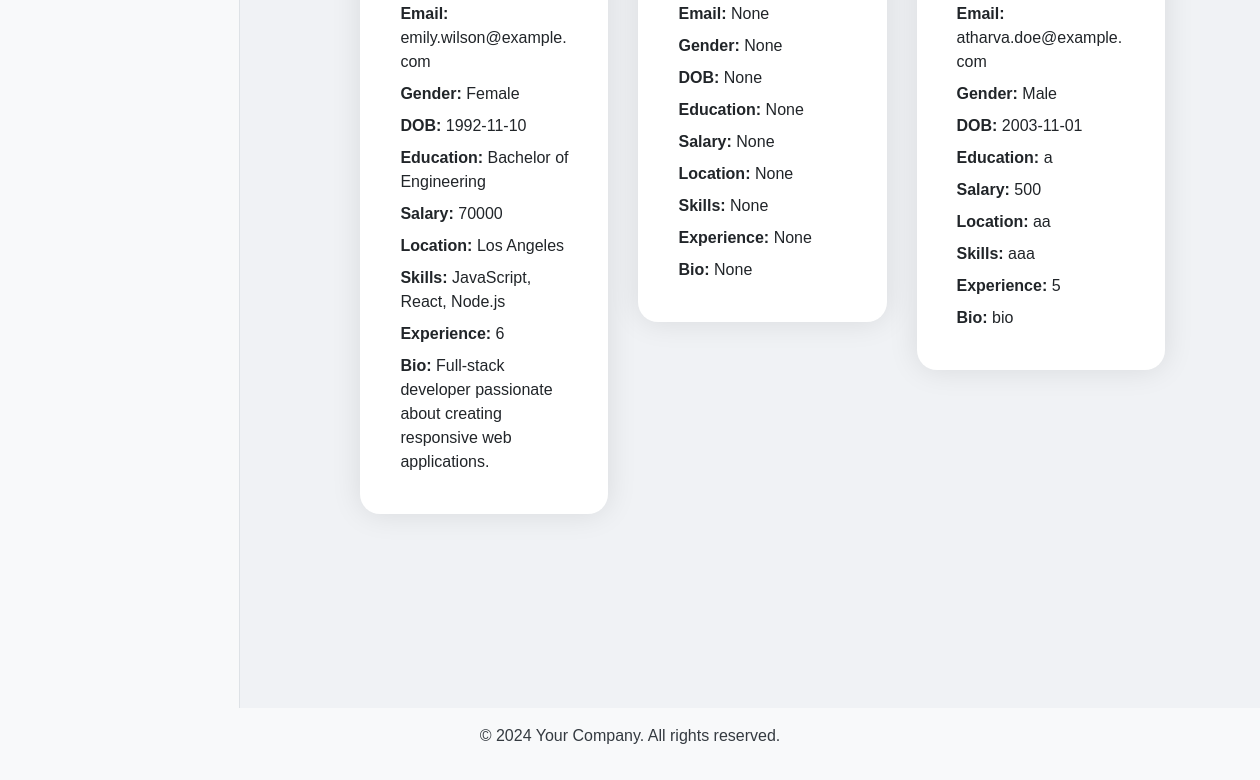
Before: /search (lower part) with the older database file.
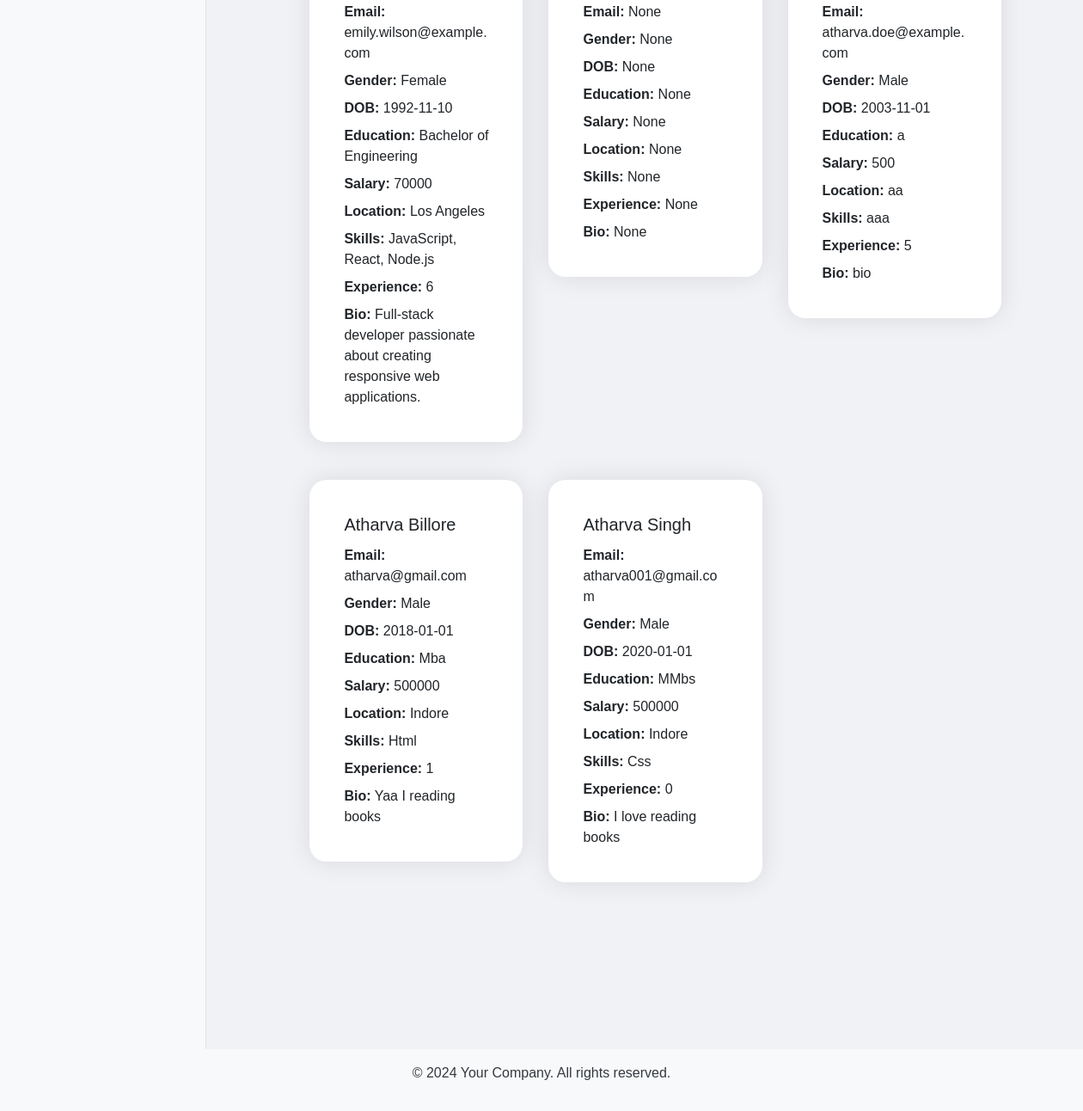
After: the same page with the newer database file.
### tables this page shows
CREATE TABLE user_profile (
    id INTEGER PRIMARY KEY AUTOINCREMENT,
    username TEXT NOT NULL,
    password TEXT NOT NULL,
    name TEXT,
    email TEXT,
    gender TEXT,
    dob TEXT,
    education TEXT,
    salary INTEGER,
    location TEXT,
    skills TEXT,
    experience INTEGER,
    bio TEXT
);

### app.py (the view)
@app.route('/search')
def search_page():
    conn = sqlite3.connect(DATABASE)
    c = conn.cursor()
    c.execute('SELECT * FROM user_profile')
    profiles = c.fetchall()
    conn.close()
    return render_template('search.html', users=profiles)

### templates/search.html (shortened to what this page needs)
{% extends "layout.html" %}
{% block content %}
<main class="container mt-5">
    <div class="row justify-content-center">
        <div class="col-md-10">
            <div id="users-list" class="row">
                {% for user in users %}
                <div class="col-md-4 mb-4 user-card">
                    <div class="card">
                        <div class="card-body">
                            <h5 class="card-title">{{ user[3] }}</h5>
                            <p class="card-text"><strong>Email:</strong> {{ user[4] }}</p>
                            <p class="card-text"><strong>Gender:</strong> {{ user[5] }}</p>
                            <p class="card-text"><strong>DOB:</strong> {{ user[6] }}</p>
                            <p class="card-text"><strong>Education:</strong> {{ user[7] }}</p>
                            <p class="card-text"><strong>Salary:</strong> {{ user[8] }}</p>
                            <p class="card-text"><strong>Location:</strong> {{ user[9] }}</p>
                            <p class="card-text"><strong>Skills:</strong> {{ user[10] }}</p>
                            <p class="card-text"><strong>Experience:</strong> {{ user[11] }}</p>
                            <p class="card-text"><strong>Bio:</strong> {{ user[12] }}</p>
                        </div>
                    </div>
                </div>
                {% endfor %}
            </div>
        </div>
    </div>
</main>
{% endblock %}

Changed rows visible on the page:
added user_profile: name "Atharva Billore", email "atharva@gmail.com", gender "Male", dob "2018-01-01", education "Mba", salary "500000", location "Indore", skills "Html", experience "1", bio "Yaa I reading books"
added user_profile: name "Atharva Singh", email "atharva001@gmail.com", gender "Male", dob "2020-01-01", education "MMbs", salary "500000", location "Indore", skills "Css", experience "0", bio "I love reading books"
